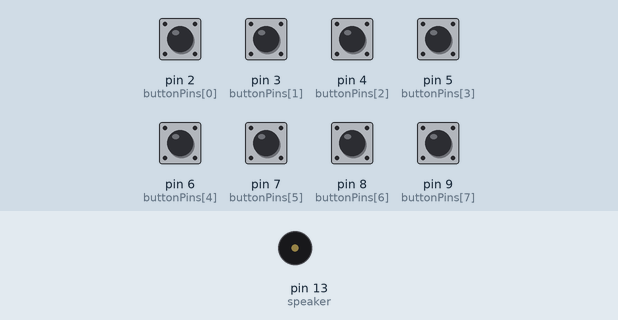
This sketch was run on a simulated Arduino Uno, built with avr-gcc and run on an emulated ATmega328P. Parts: buzzer (waves = sounding). The test bench sets the inputs (shaded band); at power-on: pin 2 (buttonPins[0]), pin 3 (buttonPins[1]), pin 4 (buttonPins[2]), pin 5 (buttonPins[3]), pin 6 (buttonPins[4]), pin 7 (buttonPins[5]), pin 8 (buttonPins[6]), pin 9 (buttonPins[7]) LOW.

Above: at 1.2 s.
1.3 s: pin 2 (buttonPins[0]) pulled HIGH for 0.15 s
At 1.43 s:
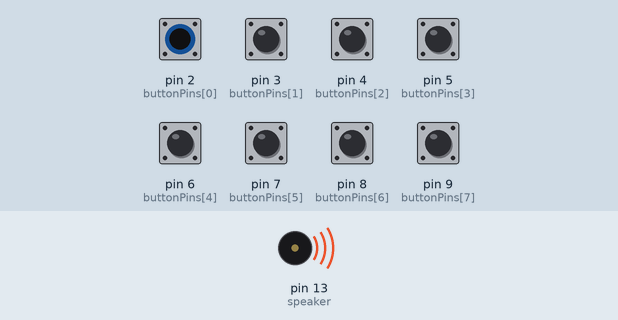
Timing chart, 0 to 4.3 s (numbered marks = the images above; inputs shaded):
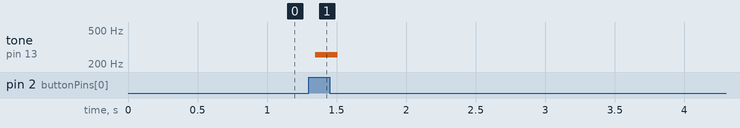

The sketch:

Simple_Keyboard.ino
```cpp
/*
Simple Keyboard for Arduino
Based on SUG4R'S BLOG Simple Piezo Piano Using Arduino
https://godspeech.wordpress.com/2012/06/06/simple-piezo-piano-using-arduino/
See link for wiring diagram
*/
int speaker = 13; // digital pin for piezo speaker
int buttonPins[] = { 2, 3, 4, 5, 6, 7, 8, 9 }; // input pins for buttons
//Notes         'c'  , 'd',  'e',  'f',  'g', 'a',  'b',  'C'
int tones[] = { 1915, 1700, 1519, 1432, 1275, 1136, 1014, 956 }; //frequency
int playNote = 0;
int buttonState = 0;
void setup() {
  // put your setup code here, to run once:
  for (int x = 0; x < 8; x++) {
   pinMode(buttonPins[x], INPUT);
  }
  pinMode(speaker, OUTPUT);
  digitalWrite(speaker, LOW);
}
void loop() {
  // put your main code here, to run repeatedly:
  for (int x = 0; x < 8; x++) {
    buttonState = digitalRead(buttonPins[x]);
    if (buttonState == HIGH) {
      playNote = tones[x];
      digitalWrite(speaker, HIGH);
      delayMicroseconds(playNote);
      digitalWrite(speaker, LOW);
      delayMicroseconds(playNote);
    }
    else digitalWrite(speaker, LOW); // if no button pressed, turn off piezo
  }
}
```

Measured:
- after the input at 1.3 s, tone on pin 13 (speaker): silent → 256 Hz after 0.05 s, → silent 0.16 s later
